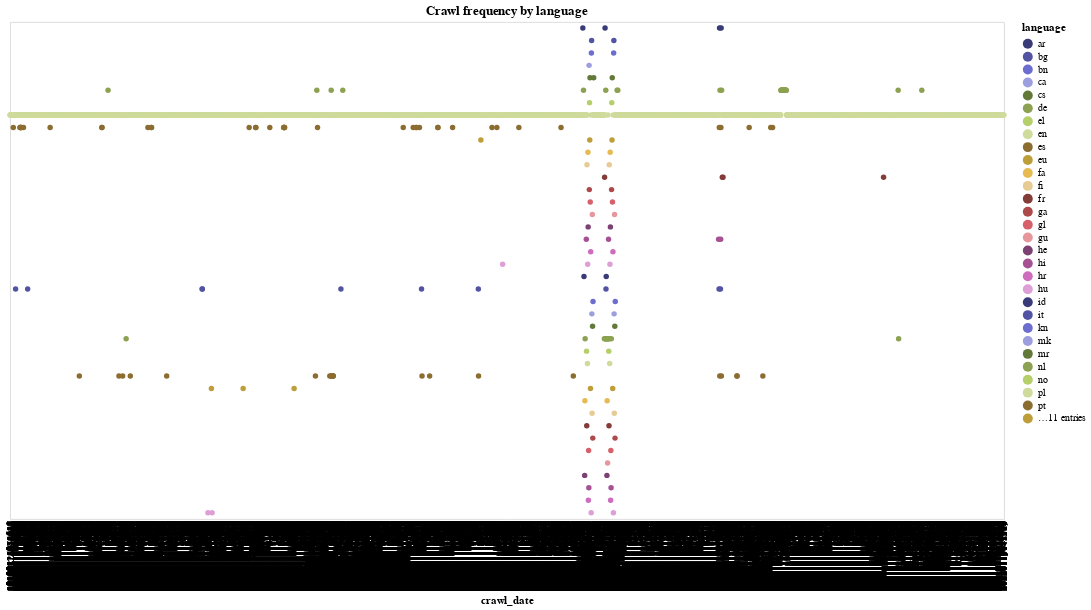

The notebook cell saved with this chart:
### Code cell
# Let's try a scatter plot
# source = data.cars()


# Another example of altair chart, in the form of a flowchart
alt.data_transformers.disable_max_rows()

selection = alt.selection_multi(fields=['language'], bind='legend')

crawl_stream = (
    alt.Chart(web_pages_byCrawlDate_byLanguage)
        .mark_circle()
        .encode(
            alt.Tooltip("language"),
            alt.X('crawl_date:O',
                axis=alt.Axis(domain=False, tickSize=0)
            ),
            alt.Y('language:O', stack='center', axis=None),
            alt.Color('language:N',
                scale=alt.Scale(scheme='category20b'),
            ),
            opacity=alt.condition(selection, alt.value(1), alt.value(0.2))
    ).interactive().add_selection(
            selection
        )
)

crawl_stream.properties(width=1000, height=500, title="Crawl frequency by language")

### Figure 1 — Vega-Lite specification as saved in the notebook (floating-point values rounded to 4 significant figures; data arrays with more than 128 entries replaced by an {"elided": "..."} marker saying what was removed)
{"config": {"view": {"continuousWidth": 400, "continuousHeight": 300}}, "data": {"name": "data-c69d9e1bef1f4e011e4be7dfa267cd01"}, "mark": "circle", "encoding": {"color": {"type": "nominal", "field": "language", "scale": {"scheme": "category20b"}}, "opacity": {"condition": {"value": 1, "selection": "selector005"}, "value": 0.2}, "tooltip": {"type": "nominal", "field": "language"}, "x": {"type": "ordinal", "axis": {"domain": false, "tickSize": 0}, "field": "crawl_date"}, "y": {"type": "ordinal", "axis": null, "field": "language", "stack": "center"}}, "height": 500, "selection": {"selector006": {"type": "interval", "bind": "scales", "encodings": ["x", "y"]}, "selector005": {"type": "multi", "fields": ["language"], "bind": "legend"}}, "title": "Crawl frequency by language", "width": 1000, "$schema": "https://vega.github.io/schema/vega-lite/v4.8.1.json", "datasets": {"data-c69d9e1bef1f4e011e4be7dfa267cd01": {"elided": "4290 records"}}}
